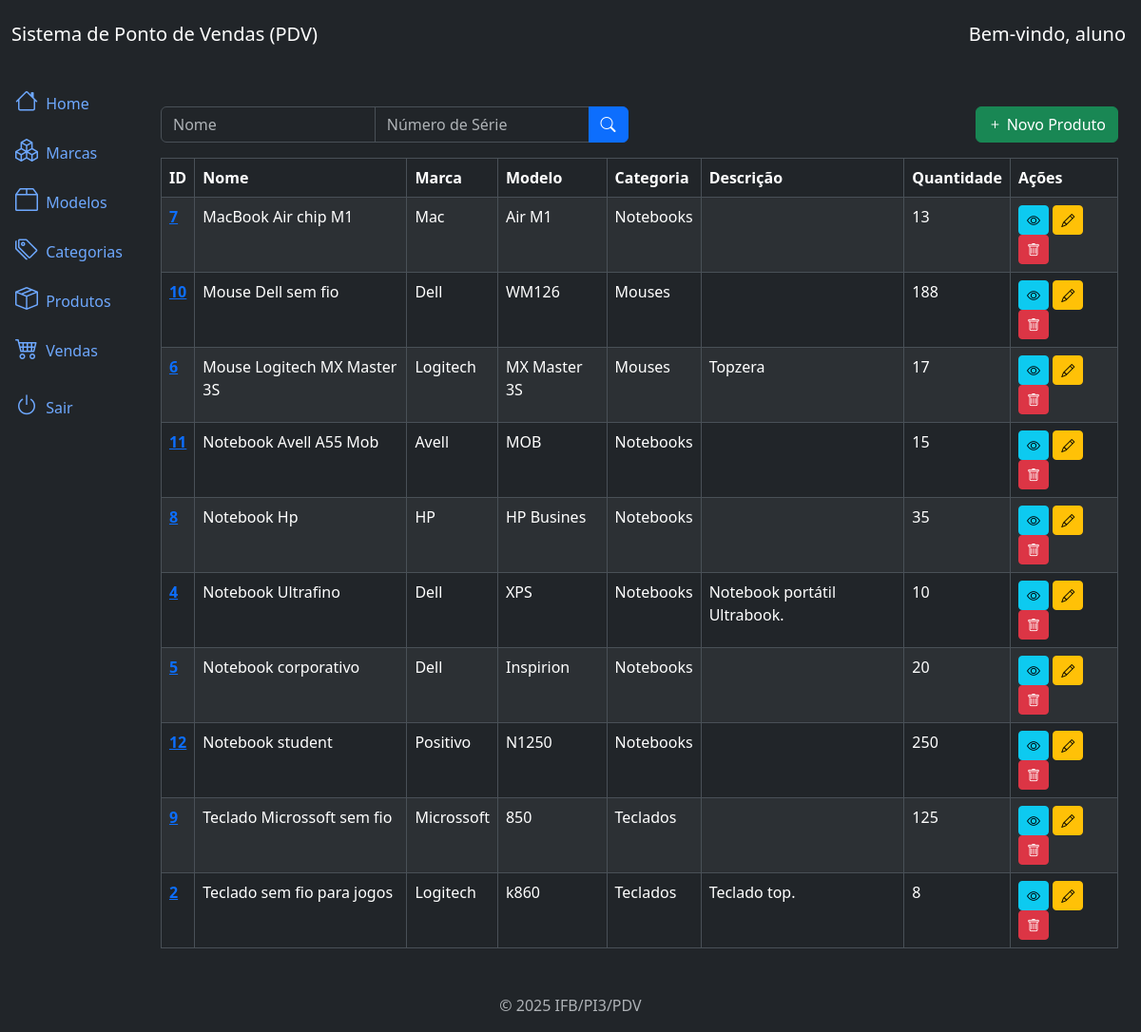
Screenshot of /products/list/ (signed in) with the database file from the repository.
### products/models.py (models this page shows, shortened)
class Product(models.Model):
    name = models.CharField(max_length=200)
    brand = models.ForeignKey(Brand, on_delete=models.PROTECT, related_name='brand_product')
    model = models.ForeignKey(Model, on_delete=models.PROTECT, related_name='model_product')
    category = models.ForeignKey(Category, on_delete=models.PROTECT, related_name='category_product')
    description = models.TextField(blank=True, null=True)
    serie_number = models.CharField(max_length=100, blank=True, null=True)
    cost_price = models.DecimalField(max_digits=20, decimal_places=2)
    selling_price = models.DecimalField(max_digits=20, decimal_places=2)
    quantity = models.IntegerField(default=0)
    photo = models.ImageField(upload_to='products/', blank=True, null=True) # Novo campo para fotos
    created_at = models.DateTimeField(auto_now_add=True)
    updated_at = models.DateTimeField(auto_now=True)
    class Meta:
        ordering = ['name']

### brands/models.py (models this page shows)
class Brand(models.Model):
    name = models.CharField(max_length=200)
    description = models.TextField(blank=True, null=True)
    created_at = models.DateTimeField(auto_now_add=True)
    updated_at = models.DateTimeField(auto_now=True)
    class Meta:
        ordering = ['name']
    def __str__(self):
        return self.name

### models/models.py (models this page shows)
class Model(models.Model):
    name = models.CharField(max_length=200)
    description = models.TextField(blank=True, null=True)
    created_at = models.DateTimeField(auto_now_add=True)
    updated_at = models.DateTimeField(auto_now=True)
    class Meta:
        ordering = ['name']
    def __str__(self):
        return self.name

### categories/models.py (models this page shows)
class Category(models.Model):
    name = models.CharField(max_length=200)
    description = models.TextField(blank=True, null=True)
    created_at = models.DateTimeField(auto_now_add=True)
    update_at = models.DateTimeField(auto_now=True)
    class Meta:
        ordering = ['name']
    def __str__(self):
        return self.name

### products/views.py (the view)
# urls.py: path('products/list/', views.ProductListView.as_view(), name='product_list'),
class ProductListView(LoginRequiredMixin, PermissionRequiredMixin, ListView):
    model = models.Product
    template_name = 'product_list.html'
    context_object_name = 'products'
    permission_required = 'products.view_product'
    def get_queryset(self):
        queryset = super().get_queryset()
        name = self.request.GET.get('name')
        Product = self.request.GET.get('Product')
        category = self.request.GET.get('category')
        serie_number = self.request.GET.get('serie_number')
        if name:
            queryset = queryset.filter(name__icontains=name)
        if Product:
            queryset = queryset.filter(Product__id=Product)
        if category:
            queryset = queryset.filter(category__id=category)
        if serie_number:
            queryset = queryset.filter(serie_number__icontains=serie_number)
        return queryset

### products/templates/product_list.html (shortened to what this page needs)
{% extends 'base.html' %}
{% block content %}
<div class="row mb-3">
  <div class="col-md-6">
    <form method="get" action="{% url 'product_list' %}">
      <div class="input-group">
        <input type="text" class="form-control" name="name" placeholder="Nome" value="{{ request.GET.name }}">
        <input type="text" class="form-control" name="serie_number" placeholder="Número de Série" value="{{ request.GET.serie_number }}">
        <button type="submit" class="btn btn-primary">
          <i class="bi bi-search"></i>
        </button>
      </div>
    </form>
  </div>
  <div class="col-md-6">
    <a href="{% url 'product_create' %}" class="btn btn-success float-end">
      <i class="bi bi-plus"></i> Novo Produto
    </a>
  </div>
</div>
<div class="table-responsive">
  <table class="table table-striped table-bordered">
    <thead class="thead-dark">
      <tr>
        <th>ID</th>
        <th>Nome</th>
        <th>Marca</th>
        <th>Modelo</th>
        <th>Categoria</th>
        <th>Descrição</th>
        <th>Quantidade</th>
        <th>Ações</th>
      </tr>
    </thead>
    <tbody>
      {% for product in products %}
      <tr>
        <td>
          <a href="{% url 'product_detail' product.id %}" class="text-primary fw-semibold">
            {{ product.id }}
          </a>
        </td>
        <td>{{ product.name }}</td>
        <td>{{ product.brand }}</td>
        <td>{{ product.model }}</td>
        <td>{{ product.category }}</td>
        <td>{{ product.description }}</td>
        <td>{{ product.quantity }}</td>
        <td>
          <a href="{% url 'product_detail' product.id %}" class="btn btn-info btn-sm">
            <i class="bi bi-eye"></i>
          </a>
          <a href="{% url 'product_update' product.id %}" class="btn btn-warning btn-sm">
            <i class="bi bi-pencil"></i>
          </a>
          <a href="{% url 'product_delete' product.id %}" class="btn btn-danger btn-sm btn-delete">
            <i class="bi bi-trash"></i>
          </a>
        </td>
      </tr>
      {% endfor %}
    </tbody>
  </table>
</div>
{% endblock %}

### core/templates/components/_header.html
<nav class="navbar navbar-expand-lg navbar-light bg-dark">
  <div class="container-fluid">
      <a class="navbar-brand text-white" href="#">Sistema de Ponto de Vendas (PDV)</a>
  </div>
  <div class="navbar navbar-expand-lg navbar-light bg-dark">
      {% if request.user.is_authenticated %}
          <a class="navbar-brand text-white" href="#">Bem-vindo, {{ request.user.get_full_name|default:request.user.username }}</a>
      {% endif %}
  </div>
</nav>

### rows the page displays
Product: id "7", name "MacBook Air chip M1", brand "Mac", model "Air M1", category "Notebooks", quantity "13"
Product: id "10", name "Mouse Dell sem fio", brand "Dell", model "WM126", category "Mouses", quantity "188"
Product: id "6", name "Mouse Logitech MX Master 3S", brand "Logitech", model "MX Master 3S", category "Mouses", description "Topzera", quantity "17"
Product: id "11", name "Notebook Avell A55 Mob", brand "Avell", model "MOB", category "Notebooks", quantity "15"
Product: id "8", name "Notebook Hp", brand "HP", model "HP Busines", category "Notebooks", quantity "35"
Product: id "4", name "Notebook Ultrafino", brand "Dell", model "XPS", category "Notebooks", description "Notebook portátil Ultrabook.", quantity "10"
Product: id "5", name "Notebook corporativo", brand "Dell", model "Inspirion", category "Notebooks", quantity "20"
Product: id "12", name "Notebook student", brand "Positivo", model "N1250", category "Notebooks", quantity "250"
Product: id "9", name "Teclado Microssoft sem fio", brand "Microssoft", model "850", category "Teclados", quantity "125"
Product: id "2", name "Teclado sem fio para jogos", brand "Logitech", model "k860", category "Teclados", description "Teclado top.", quantity "8"

### other values shown
{{ request.user.get_full_name|default:request.user.username }} "aluno"
